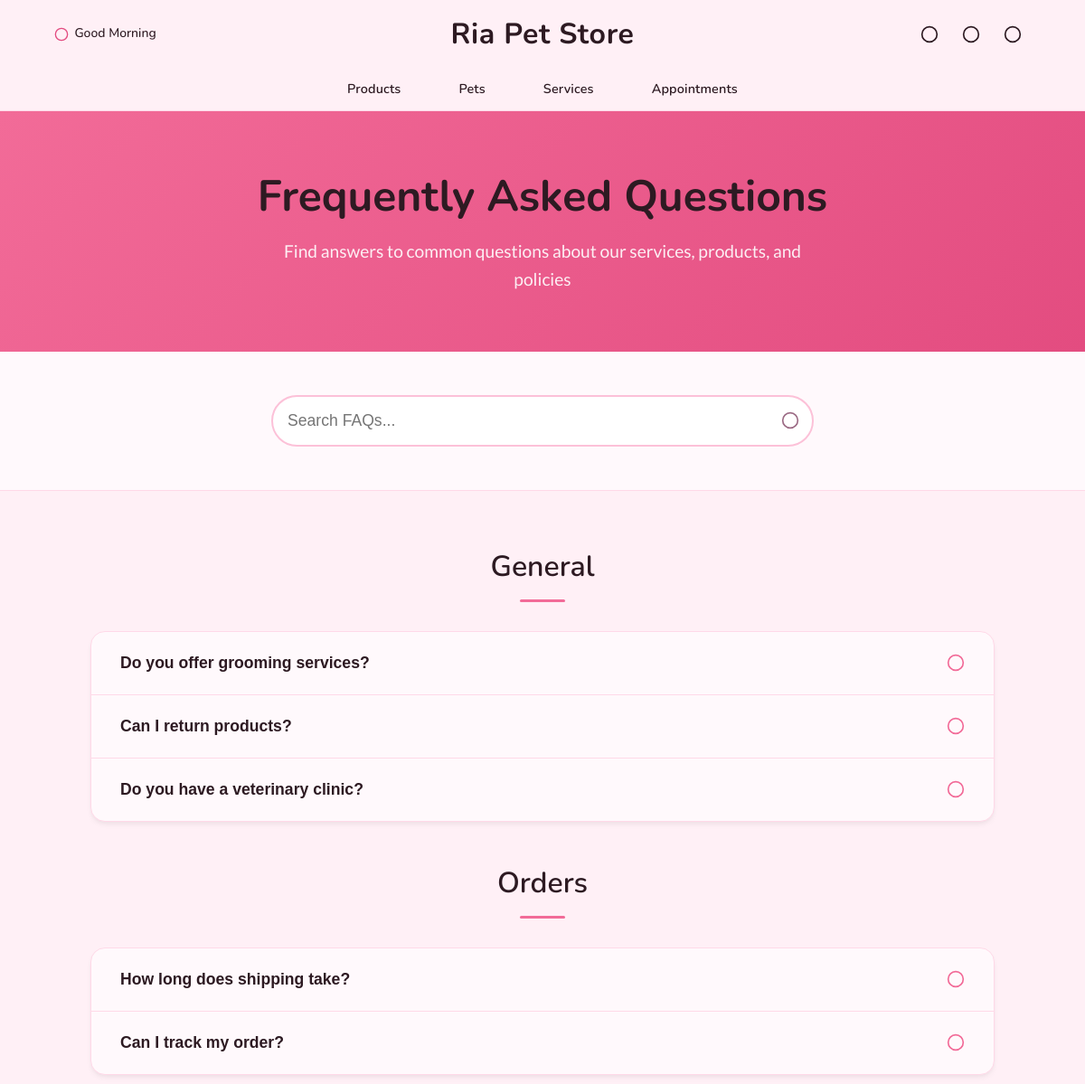
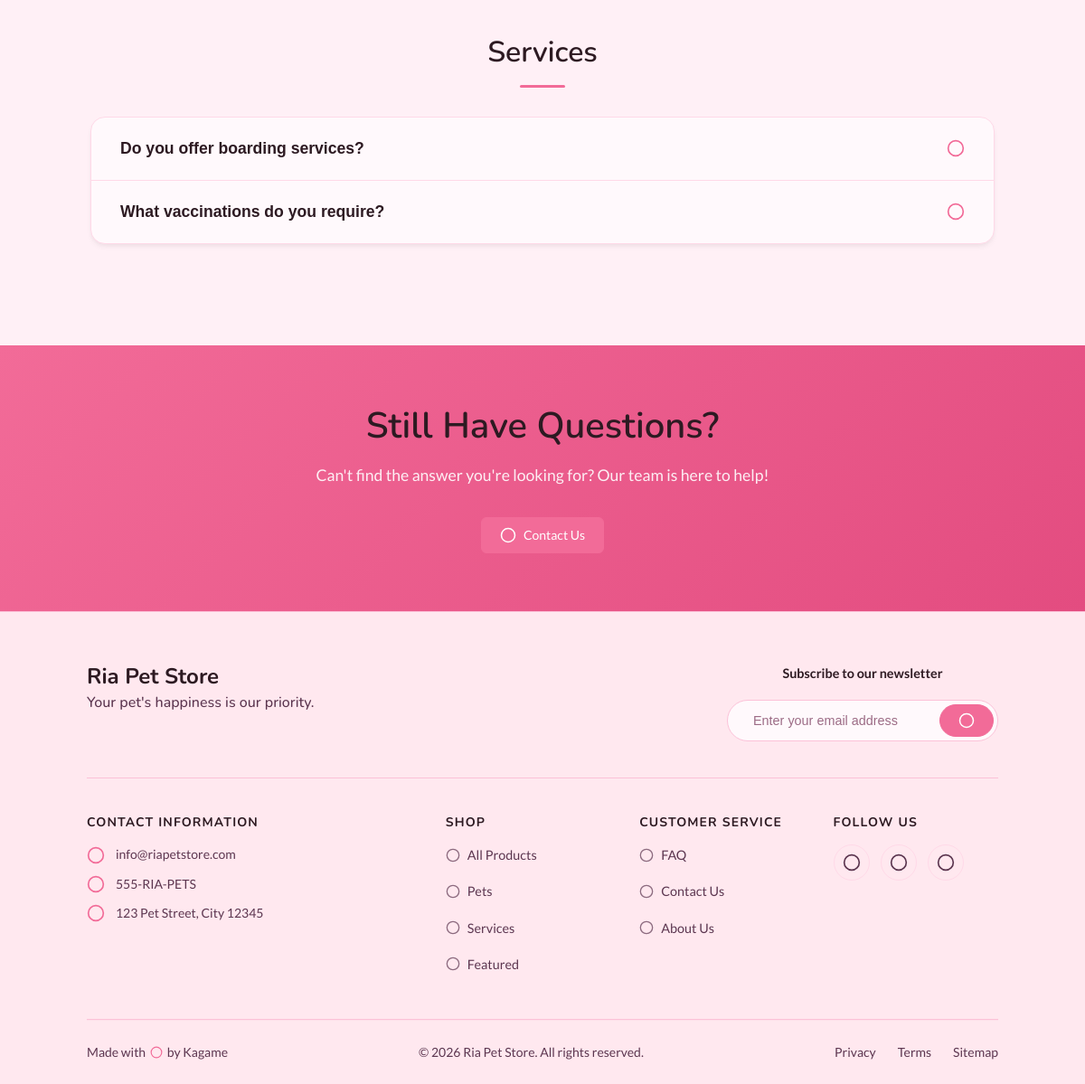
Screenshot of /public/pages/faq.php with the database file from the repository (2 pictures, top to bottom).
### tables this page shows
CREATE TABLE `faqs` (
  `id` int(11) NOT NULL,
  `category` varchar(100) NOT NULL,
  `question` text NOT NULL,
  `answer` text NOT NULL,
  `display_order` int(11) DEFAULT 0,
  `is_active` tinyint(1) DEFAULT 1,
  `created_at` timestamp NOT NULL DEFAULT current_timestamp(),
  `updated_at` timestamp NOT NULL DEFAULT current_timestamp() ON UPDATE current_timestamp()
);

### backend/config/config.php (called while the page is built, shortened)
<?php
class Config
{
    private static $config = [];
    private static function loadDefaults()
    {
        self::$config = [
            'APP_NAME' => 'Ria Pet Store',
            'APP_ENV' => 'development',
            'APP_URL' => 'http://localhost/Ria-Pet-Store',
            'APP_DEBUG' => true,
            'DB_HOST' => 'localhost',
            'DB_USER' => 'root',
            'DB_PASS' => '',
            'DB_NAME' => 'pet_store',
            'UPLOAD_MAX_SIZE' => 2097152,
            'UPLOAD_ALLOWED_TYPES' => 'image/jpeg,image/png,image/gif',
            'UPLOAD_PATH' => '../assets/uploads/',
            'PLACEHOLDER_IMAGE_SMALL' => 'https://via.placeholder.com/200x150?text=No+Image',
            'PLACEHOLDER_IMAGE_LARGE' => 'https://via.placeholder.com/400x300?text=No+Image',
            'SESSION_NAME' => 'petstore_session',
        ];
    }
    public static function get($key, $default = null)
    {
        if (isset(self::$config[$key])) {
            return self::$config[$key];
        }
        $value = getenv($key);
        if ($value !== false) {
            return $value;
        }
        return $default;
    }
    public static function baseUrl($path = '')
    {
        $url = self::get('APP_URL', 'http://localhost/Ria-Pet-Store');
        $url = rtrim($url, '/') . '/';
        return $url . ltrim($path, '/');
    }
    public static function asset($path)
    {
        return self::baseUrl('assets/' . ltrim($path, '/'));
    }
}
?>

### public/pages/faq.php (the view, shortened to what this page needs)
<?php
require_once __DIR__ . '/../../backend/config/config.php';
require_once __DIR__ . '/../../backend/config/database.php';
require_once __DIR__ . '/../../backend/functions/helpers.php';
$faqCategories = [];
try {
    $tableCheck = $conn->query("SHOW TABLES LIKE 'faqs'");
    if ($tableCheck && $tableCheck->num_rows > 0) {
        $stmt = $conn->prepare("
            SELECT category, question, answer, display_order
            FROM faqs
            WHERE is_active = 1
            ORDER BY category, display_order, created_at DESC
        ");
        $stmt->execute();
        $result = $stmt->get_result();
        $faqs = $result->fetch_all(MYSQLI_ASSOC);
        foreach ($faqs as $faq) {
            $faqCategories[$faq['category']][] = $faq;
        }
    }
} catch (Exception $e) {
    error_log("FAQ Error: " . $e->getMessage());
}
include '../../backend/includes/header.php';
?>
<link rel="stylesheet" href="<?php echo asset('css/pages/faq.css'); ?>">
<section class="faq-hero">
    <div class="container">
        <h1>Frequently Asked Questions</h1>
        <p>Find answers to common questions about our services, products, and policies</p>
    </div>
</section>
<section class="faq-search">
    <div class="container">
        <div class="search-container">
            <input type="text" id="faqSearch" class="search-input" placeholder="Search FAQs...">
            <?php echo icon('search', 20, 'search-icon'); ?>
        </div>
    </div>
</section>
<section class="faq-content">
    <div class="container">
        <div class="faq-container">
            <?php if (empty($faqCategories)): ?>
                <div class="no-results">
                    <?php echo icon('help', 48); ?>
                    <h3>No FAQs Available</h3>
                    <p>We're working on adding frequently asked questions. Please check back later or contact us directly.</p>
                </div>
            <?php else: ?>
                <?php foreach ($faqCategories as $category => $faqs): ?>
                    <div class="faq-category" data-category="<?php echo htmlspecialchars($category); ?>">
                        <h2 class="category-title"><?php echo htmlspecialchars($category); ?></h2>
                        <div class="faq-accordion">
                            <?php foreach ($faqs as $index => $faq): ?>
                                <div class="faq-item" data-question="<?php echo htmlspecialchars(strtolower($faq['question'])); ?>">
                                    <button class="faq-question" aria-expanded="false">
                                        <span><?php echo htmlspecialchars($faq['question']); ?></span>
                                        <?php echo icon('chevron-down', 20, 'faq-icon'); ?>
                                    </button>
                                </div>
                            <?php endforeach; ?>
                        </div>
                    </div>
                <?php endforeach; ?>
            <?php endif; ?>
        </div>
    </div>
</section>
<section class="contact-cta">
    <div class="container">
        <h2>Still Have Questions?</h2>
        <p>Can't find the answer you're looking for? Our team is here to help!</p>
        <a href="<?php echo url('contact'); ?>" class="btn btn-primary">
            <?php echo icon('message', 18); ?> Contact Us
        </a>
    </div>
</section>
<?php include '../../backend/includes/footer.php'; ?>

### backend/functions/helpers.php (shortened to what this page needs)
<?php
require_once __DIR__ . '/../config/config.php';
function url($path = '')
{
    return Config::baseUrl($path);
}
function asset($path)
{
    return Config::asset($path);
}
function icon($name, $size = 20, $class = '', $wrap = false)
{
    $class = $class ? ' class="' . $class . '"' : '';
    $paths = $icons[$name] ?? '<circle cx="12" cy="12" r="10"/>';
    $svg = '<svg xmlns="http://www.w3.org/2000/svg" width="' . $size . '" height="' . $size . '" viewBox="0 0 24 24" fill="none" stroke="currentColor" stroke-width="2" stroke-linecap="round" stroke-linejoin="round"' . $class . '>' . $paths . '</svg>';
    if ($wrap) {
        return '<span class="icon-wrapper">' . $svg . '</span>';
    }
    return $svg;
}

### assets/css/core/base.css (style rules this page uses)
:root { --bg-primary: #fff9fc; --bg-secondary: #fff0f6; --bg-tertiary: #ffe8ef; --text-primary: #2d1a22; --text-secondary: #5c3650; --text-tertiary: #9c6b85; --text-disabled: #c9a3b5; --border-light: #ffd9e8; --border-medium: #fcc1d8; --border-dark: #f5a9c5; --accent-50: #fff5f7; --accent-100: #ffe8ef; --accent-200: #ffd1df; --accent-300: #ffb3c9; --accent-400: #fa8eb0; --accent-500: #f26b98; --accent-600: #e34c80; --accent-700: #cf3369; --accent-800: #b11f53; --accent-900: #8f1241; --accent-primary: var(--accent-500); --accent-secondary: var(--accent-400); --accent-tertiary: var(--accent-300); --accent-light: var(--accent-100); --accent-dark: var(--accent-700); --nav-bg: var(--bg-secondary); --nav-border: var(--border-light); --nav-bottom-bg: var(--accent-200); --nav-text: var(--text-primary); --nav-text-mid: var(--text-secondary); --nav-accent: var(--accent-600); --nav-accent-hover: var(--accent-700); --nav-hover-bg: var(--accent-100); --nav-active-bg: var(--accent-300); --nav-active-text: var(--text-primary); --footer-bg: var(--accent-100); --footer-border: var(--border-medium); --footer-text: var(--text-secondary); --footer-heading: var(--text-primary); --footer-hover: var(--accent-700); --card-bg: var(--bg-primary); --card-border: var(--border-light); --card-shadow: 0 4px 6px -1px rgba(0,0,0,0.05), 0 2px 4px -1px rgba(0,0,0,0.03); --btn-primary-bg: var(--accent-500); --btn-primary-hover: var(--accent-600); --btn-primary-text: white; --btn-secondary-bg: var(--bg-primary); --btn-secondary-text: var(--text-primary); --btn-secondary-border: var(--border-medium); --font-primary: 'Nunito', -apple-system, BlinkMacSystemFont, 'Segoe UI', Roboto, sans-serif; --font-secondary: 'Lato', -apple-system, BlinkMacSystemFont, 'Segoe UI', Roboto, sans-serif; --font-regular: 400; --font-medium: 500; --font-semibold: 600; --font-bold: 700; }
*, *::before, *::after { box-sizing: border-box; }
html { overflow-x: hidden; width: 100%; font-size: 16px; }
body { font-family: var(--font-secondary); margin: 0; padding: 0; background: var(--bg-primary); color: var(--text-primary); line-height: 1.6; overflow-x: hidden; width: 100%; }
.container { width: 100%; padding: 0 1rem; box-sizing: border-box; }
h1 { font-size: clamp(1.5rem, 4vw, 2.25rem); }
h2 { font-size: clamp(1.25rem, 3vw, 1.75rem); }
h1, h2, h3, h4, h5, h6 { font-family: var(--font-primary); margin: 0 0 1rem 0; font-weight: 600; line-height: 1.25; color: var(--text-primary); }
p { margin: 0 0 1rem 0; }
a { color: var(--accent-600); text-decoration: none; }
.icon-wrapper { display: inline-flex; align-items: center; justify-content: center; vertical-align: middle; line-height: 1; }
.btn svg, .nav-icon-btn svg, .mobile-nav-list a svg, .footer-section ul a svg, .contact-item svg, .social-link svg { vertical-align: middle; margin-right: 0.25rem; display: inline-block; }
.btn { display: inline-flex; align-items: center; justify-content: center; gap: 0.5rem; }
.btn svg { margin-right: 0; }
.footer-section ul a svg { margin-right: 0; opacity: 0.7; transition: opacity 0.15s; }
.contact-item svg { flex-shrink: 0; margin-right: 0; }
.social-link svg { margin-right: 0; }
.newsletter-input-wrap .btn svg { margin-right: 0; }

### assets/css/core/components.css (style rules this page uses)
.btn { display: inline-block; padding: 0.625rem 1.375rem; background: var(--pink-primary); color: var(--white); border: 0.125rem solid transparent; border-radius: 0.3125rem; cursor: pointer; font-size: clamp(0.85rem, 1.2vw, 0.95rem); font-weight: 500; text-align: center; transition: background 0.2s, border-color 0.2s, color 0.2s; }
.btn-primary { background: var(--pink-primary); }

### assets/css/core/btn.css (style rules this page uses)
.btn { display: inline-flex; padding: 0.625rem 1.25rem; border-radius: 0.375rem; font-weight: 500; font-size: 0.875rem; text-align: center; cursor: pointer; transition: all 0.15s ease; border: 0.0625rem solid transparent; line-height: 1.5; text-decoration: none; display: inline-flex; align-items: center; justify-content: center; vertical-align: middle; line-height: 1; }
.btn-primary { background: var(--btn-primary-bg); color: var(--btn-primary-text); border-color: var(--btn-primary-bg); }

### assets/css/components/navigation.css (style rules this page uses)
.nav-greeting svg { color: var(--nav-accent); flex-shrink: 0; }
.nav-greeting span { font-weight: 500; color: var(--nav-text); }
.nav-icon-btn svg { flex-shrink: 0; }

### assets/css/components/footer.css (style rules this page uses)
.contact-item svg { flex-shrink: 0; color: var(--accent-500); width: 1.25rem; height: 1.25rem; }
.heart { color: var(--accent-500); font-size: 1rem; animation: heartbeat 1.5s ease infinite; }

### rows the page displays
faqs: question "Do you offer grooming services?"
faqs: question "Can I return products?"
faqs: question "Do you have a veterinary clinic?"
faqs: question "How long does shipping take?"
faqs: question "Can I track my order?"
faqs: question "Do you offer boarding services?"
faqs: question "What vaccinations do you require?"

### other values shown
$greeting_text "Good Morning"
APP_NAME "Ria Pet Store"
$category "General"
$category "Orders"
$category "Services"
SITE_EMAIL "info@riapetstore.com"
SITE_PHONE "555-RIA-PETS"
